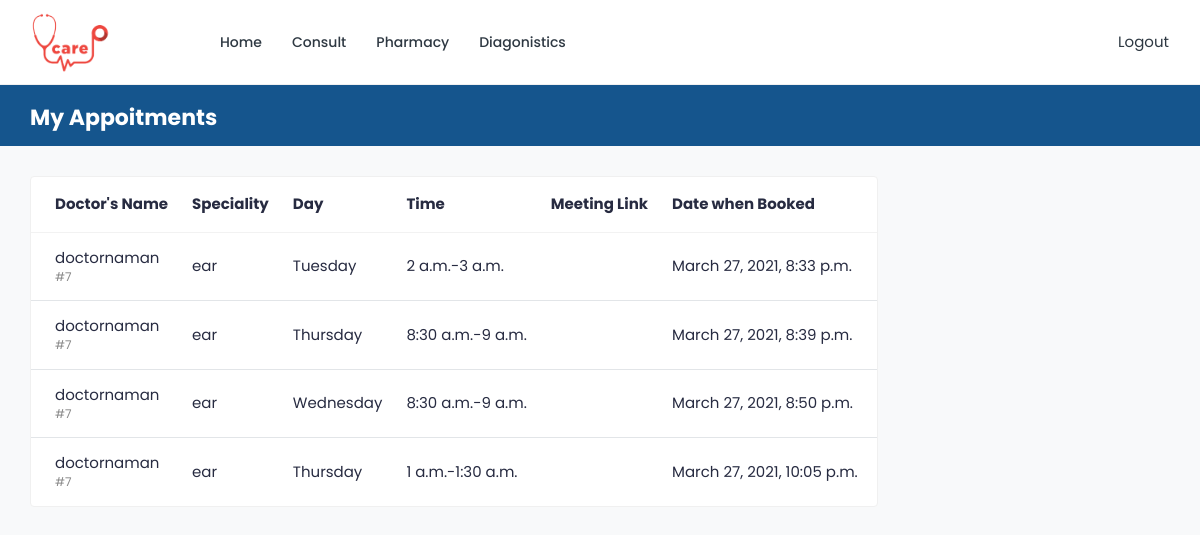
The app's page /patient/dashboard/appointments/ (signed in), older data.
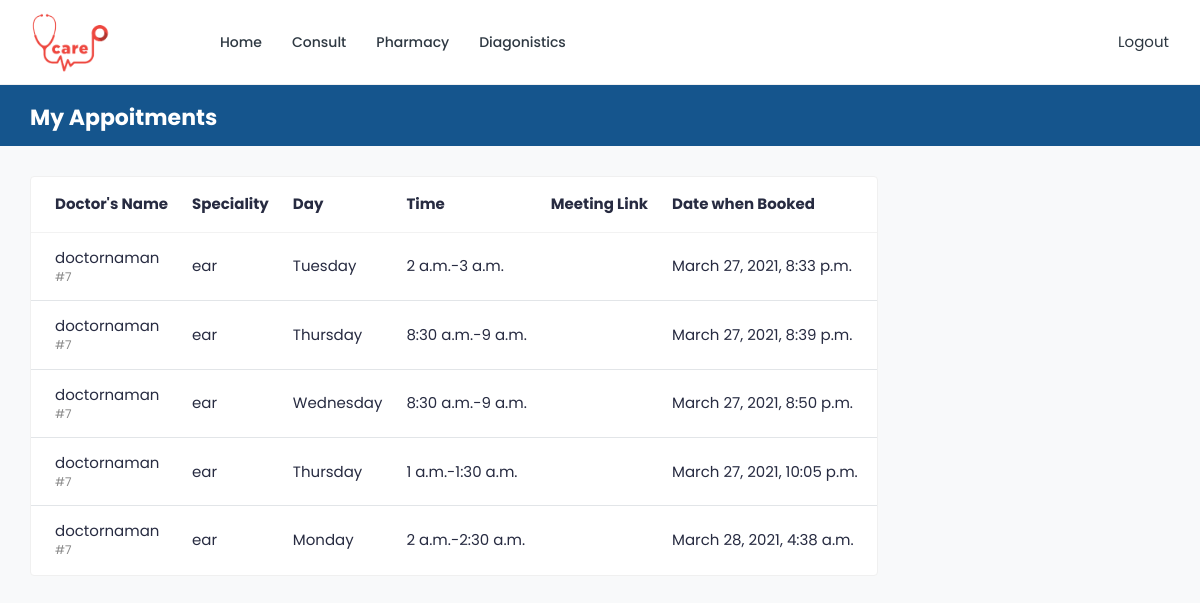
The same page, newer data.
### users/models.py (models this page shows, shortened)
class Appointment(models.Model):
    time_slot = models.OneToOneField(
        TimeSlots, null=True, blank=True, on_delete=models.CASCADE)
    doctor = models.ForeignKey(Doctor, on_delete=models.CASCADE)
    patient = models.ForeignKey(Patient, on_delete=models.CASCADE)
    alloted_time = models.TimeField(
        auto_now=False, null=True, blank=True, auto_now_add=False)
    meeting_link = models.URLField(max_length=200, blank=True)
    date_made = models.DateTimeField(auto_now_add=True)

class Doctor(models.Model):
    user = models.OneToOneField(User, on_delete=models.CASCADE)
    open_time = models.TimeField(
        auto_now=False, auto_now_add=False, null=True, blank=True)
    close_time = models.TimeField(
        auto_now=False, auto_now_add=False, null=True, blank=True)
    speciality = models.CharField(max_length=100, null=True, blank=True)
    city = models.CharField(max_length=100, null=True, blank=True)
    slot_duration = models.TimeField(
        auto_now=False, auto_now_add=False, null=True, blank=True)
    def __str__(self):
        return self.user.username

class TimeSlots(models.Model):
    day = models.ForeignKey(WorkingDays, null=True,
                            blank=True, on_delete=models.CASCADE)
    start_time = models.TimeField(
        auto_now=False, auto_now_add=False, null=True, blank=True)
    end_time = models.TimeField(
        auto_now=False, auto_now_add=False, null=True, blank=True)
    occupied = models.BooleanField(default=False)

class WorkingDays(models.Model):
    doctor = models.ForeignKey(
        Doctor, null=True, blank=True, on_delete=models.CASCADE)
    day_name = models.CharField(
        max_length=50, null=True, blank=True, choices=DAY_CHOICES, default='')

### users/views.py (the view)
def patientAppointments(request):
    user = request.user
    patient = Patient.objects.get(user=user)
    print(patient.appointment_set.all())
    appointments = patient.appointment_set.all()
    context = {'appointments': appointments}
    return render(request, 'patientAppointments.html', context)

### users/templates/patientAppointments.html (shortened to what this page needs)
{% extends 'base.html' %}{% load static %} {% block content %}
			<div class="breadcrumb-bar">
				<div class="container-fluid">
					<div class="row align-items-center">
						<div class="col-md-12 col-12">
							<h2 class="breadcrumb-title">My Appoitments</h2>
						</div>
					</div>
				</div>
			</div>
<div class="align-self-center">
			<div class="content">
				<div class="container-fluid">
					<div class="row">
						<div class="col-md-7 col-lg-8 col-xl-9">
							<div class="card card-table">
								<div class="card-body">
									<div class="table-responsive">
										<table class="table table-hover table-center mb-0">
											<thead>
												<tr>
													<th>Doctor's Name</th>
													<th>Speciality</th>
													<th>Day</th>
													<th>Time</th>
													<th>Meeting Link</th>
                                                    <th>Date when Booked</th>
                                                    <th>Details</th>
												</tr>
											</thead>
											<tbody>
                                            {% for i in appointments %}
                                                        <tr>
													<td>
														<h2 class="table-avatar">
															<a href="patient-profile.html">{{i.doctor}}<span>#{{i.doctor.id}}</span></a>
														</h2>
													</td>
													<td>{{i.doctor.speciality}}</td>
													<td>{{i.time_slot.day.day_name}}</td>
                                                    <td>{{i.time_slot.start_time}}-{{i.time_slot.end_time}}</td>
													<td>{{i.meeting_link}}</td>
                                                    <td>{{i.date_made}}</td>
													<td class="text-right">
													</td>
												</tr>
                                                {% endfor %}
											</tbody>
										</table>
									</div>
								</div>
							</div>
						</div>
					</div>
				</div>
			</div>
</div>
{% endblock %}

### users/templates/base.html (shortened to what this page needs)
{% load static %}
<!DOCTYPE html>
<html lang="en">
<head>
		<link rel="stylesheet" href="{% static 'assets/css/bootstrap.min.css' %}">
		<link rel="stylesheet" href="{% static 'assets/plugins/fontawesome/css/fontawesome.min.css' %}">
		<link rel="stylesheet" href="{% static 'assets/plugins/fontawesome/css/all.min.css' %}">
		<link rel="stylesheet" href="{% static 'assets/css/style.css' %}">
	</head>
	<body>
		<div class="main-wrapper">
    {% include 'navbar.html' %}
     {% block content %} {% endblock %}
	   </div>
	</body>
</html>

### users/templates/navbar.html (shortened to what this page needs)
{% load static %}
<header class="header">
				<nav class="navbar navbar-expand-lg header-nav">
					<div class="navbar-header">
						<a href="{% url 'home' %}" class="navbar-brand logo">
							<img src="{% static 'images/logo.png' %}" class="img-fluid" alt="Logo" height="50%" width="50%">
						</a>
					</div>
					<div class="main-menu-wrapper">
						<ul class="main-nav">
							<li>
								<a href="{% url 'home' %}" >Home</a>
							</li>
							<li class="has-submenu ">
								<a href="{% url 'patientDashboard' %}">Consult</a>
							</li>
							<li class="has-submenu">
								<a href="{% url 'pharmacy' %}">Pharmacy</a>
							</li>
							<li class="has-submenu">
								<a href="{% url 'pathology' %}">Diagonistics</a>
							</li>
						</ul>
					</div>
					<ul class="nav header-navbar-rht">
						<li class="nav-item contact-item">
						</li>
						  <div class="row nav-item">
							{% if user.is_authenticated %}
							<span style="color: white">Hello, {{user.first_name}}</span>
							</span><a href="{% url 'logoutUser' %}" class="nav-link header-login" type="submit">Logout</a>
							{% else %}
							<a href="{% url 'signupUser' %}" class="nav-link header-login" type="submit">SignUp</a>
							&nbsp;&nbsp;
							<a href="{% url 'loginUser' %}" class="nav-link header-login" type="submit">Login</a>
							{% endif %}
						</div>
					</ul>
				</nav>
			</header>

Row changes from the older to the newer data that the page shows:
added Appointment: doctor "doctornaman", doctor.id "7", doctor.speciality "ear", time_slot.day.day_name "Monday", time_slot.start_time "2 a.m.", time_slot.end_time "2:30 a.m.", date_made "March 28, 2021, 4:38 a.m."
